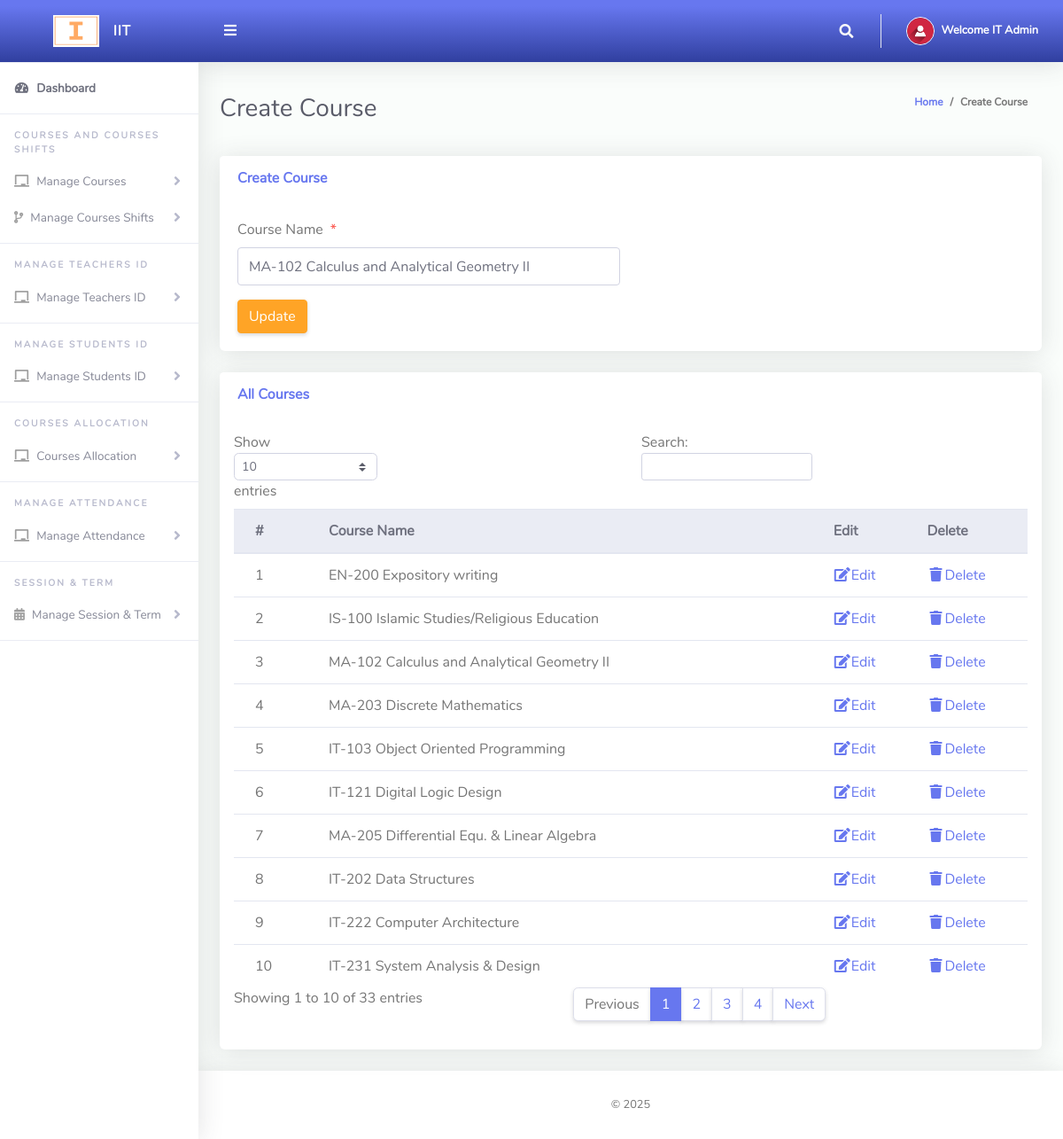
The app's page /Admin/createCourse.php?action=edit&Id=92 (signed in) with its own data.
### tables this page shows
CREATE TABLE `tblcourse` (
  `Id` int(3) NOT NULL,
  `courseName` varchar(200) NOT NULL
);

### Admin/createCourse.php (the view, shortened to what this page needs)
<?php
include '../Includes/dbcon.php';
 if (isset($_GET['Id']) && isset($_GET['action']) && $_GET['action'] == "edit")
	{
        $Id= $_GET['Id'];
        $query=mysqli_query($conn,"select * from tblcourse where Id ='$Id'");
        $row=mysqli_fetch_array($query);
    }
?>
<!DOCTYPE html>
<html lang="en">
<head>
  <link href="../vendor/fontawesome-free/css/all.min.css" rel="stylesheet" type="text/css">
  <link href="../vendor/bootstrap/css/bootstrap.min.css" rel="stylesheet" type="text/css">
  <link href="css/ruang-admin.min.css" rel="stylesheet">
</head>
<body id="page-top">
  <div id="wrapper">
      <?php include "Includes/sidebar.php";?>
    <div id="content-wrapper" class="d-flex flex-column">
      <div id="content">
       <?php include "Includes/topbar.php";?>
        <div class="container-fluid" id="container-wrapper">
          <div class="d-sm-flex align-items-center justify-content-between mb-4">
            <h1 class="h3 mb-0 text-gray-800">Create Course</h1>
            <ol class="breadcrumb">
              <li class="breadcrumb-item"><a href="./">Home</a></li>
              <li class="breadcrumb-item active" aria-current="page">Create Course</li>
            </ol>
          </div>
          <div class="row">
            <div class="col-lg-12">
              <div class="card mb-4">
                <div class="card-header py-3 d-flex flex-row align-items-center justify-content-between">
                  <h6 class="m-0 font-weight-bold text-primary">Create Course</h6>
                </div>
                <div class="card-body">
                  <form method="post">
                    <div class="form-group row mb-3">
                        <div class="col-xl-6">
                            <label class="form-control-label">Course Name<span class="text-danger ml-2">*</span></label>
                      <input type="text" class="form-control" name="courseName" value="<?php echo $row['courseName'];?>" id="exampleInputFirstName" placeholder="Class Name">
                        </div>
                    </div>
                      <?php
                    if (isset($Id))
                    {
                    ?>
                    <button type="submit" name="update" class="btn btn-warning">Update</button>
                    <?php
                    } else {
                    ?>
                    <button type="submit" name="save" class="btn btn-primary">Save</button>
                    <?php
                    }
                    ?>
                  </form>
                </div>
              </div>
                 <div class="row">
              <div class="col-lg-12">
              <div class="card mb-4">
                <div class="card-header py-3 d-flex flex-row align-items-center justify-content-between">
                  <h6 class="m-0 font-weight-bold text-primary">All Courses</h6>
                </div>
                <div class="table-responsive p-3">
                  <table class="table align-items-center table-flush table-hover" id="dataTableHover">
                    <thead class="thead-light">
                      <tr>
                        <th>#</th>
                        <th>Course Name</th>
                        <th>Edit</th>
                        <th>Delete</th>
                      </tr>
                    </thead>
                    <tbody>
                  <?php
                      $query = "SELECT * FROM tblcourse";
                      $rs = $conn->query($query);
                      $num = $rs->num_rows;
                      $sn=0;
                      if($num > 0)
                      {
                        while ($rows = $rs->fetch_assoc())
                          {
                             $sn = $sn + 1;
                            echo"
                              <tr>
                                <td>".$sn."</td>
                                <td>".$rows['courseName']."</td>
                                <td><a href='?action=edit&Id=".$rows['Id']."'><i class='fas fa-fw fa-edit'></i>Edit</a></td>
                                <td><a href='?action=delete&Id=".$rows['Id']."'><i class='fas fa-fw fa-trash'></i>Delete</a></td>
                              </tr>";
                          }
                      }
                      else
                      {
                           echo
                           "<div class='alert alert-danger' role='alert'>
                            No Record Found!
                            </div>";
                      }
                      ?>
                    </tbody>
                  </table>
                </div>
              </div>
            </div>
            </div>
          </div>
        </div>
      </div>
       <?php include "Includes/footer.php";?>
    </div>
  </div>
</body>
</html>

### Admin/Includes/topbar.php (shortened to what this page needs)
<?php
  $query = "SELECT * FROM tbladmin WHERE Id = ".$_SESSION['userId']."";
  $rs = $conn->query($query);
  $rows = $rs->fetch_assoc();
  $fullName = $rows['firstName']." ".$rows['lastName'];
?>
<nav class="navbar navbar-expand navbar-light bg-gradient-primary topbar mb-4 static-top">
          <button id="sidebarToggleTop" class="btn btn-link rounded-circle mr-3">
            <i class="fa fa-bars"></i>
          </button>
          <ul class="navbar-nav ml-auto">
            <li class="nav-item dropdown no-arrow">
              <a class="nav-link dropdown-toggle" href="#" id="searchDropdown" role="button" data-toggle="dropdown"
                aria-haspopup="true" aria-expanded="false">
                <i class="fas fa-search fa-fw"></i>
              </a>
            </li>
            <li class="nav-item dropdown no-arrow">
              <a class="nav-link dropdown-toggle" href="#" id="userDropdown" role="button" data-toggle="dropdown"
                aria-haspopup="true" aria-expanded="false">
                <img class="img-profile rounded-circle" src="img/user-icn.png" style="max-width: 60px">
                <span class="ml-2 d-none d-lg-inline text-white small"><b>Welcome <?php echo $fullName;?></b></span>
              </a>
            </li>
          </ul>
        </nav>

### records on screen
tblcourse: courseName "MA-102 Calculus and Analytical Geometry II"
tblcourse: courseName "EN-200 Expository writing"
tblcourse: courseName "IS-100 Islamic Studies/Religious Education"
tblcourse: courseName "MA-203 Discrete Mathematics"
tblcourse: courseName "IT-103 Object Oriented Programming"
tblcourse: courseName "IT-121 Digital Logic Design"
tblcourse: courseName "MA-205 Differential Equ. & Linear Algebra"
tblcourse: courseName "IT-202 Data Structures"
tblcourse: courseName "IT-222 Computer Architecture"
tblcourse: courseName "IT-231 System Analysis & Design"

### other values on screen
$fullName "IT Admin"
